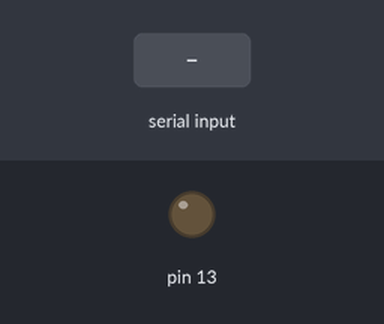
Recording of a sketch running on a simulated Arduino Uno, built with avr-gcc and run on an emulated ATmega328P. Shown: output pins drawn as LEDs (lit = HIGH). Inputs (shaded band) come from the test bench. What the sketch prints to the serial monitor is not drawn.

Above: at 1.2 s.
1.3 s: "a" received over Serial
At 1.7 s:
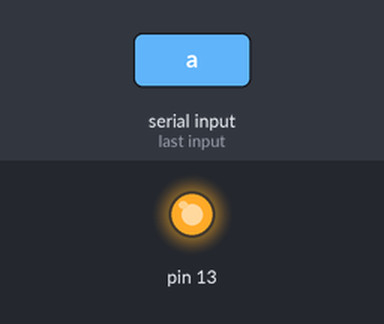
2.8 s: "b" received over Serial
At 4.1 s:
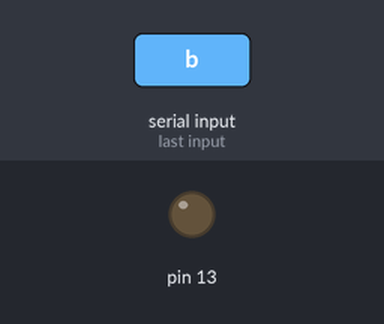
Timing chart, 0 to 5.8 s (numbered marks = the images above; inputs shaded):
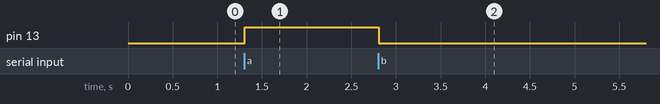

The sketch:

LEDTest.ino
```cpp
int msg;

void setup() {
  Serial.begin(9600);
  pinMode(13,OUTPUT);
}

void loop() {
  msg = Serial.read();
  Serial.println(msg);
  if (msg == 'a'){
    digitalWrite(13, HIGH);
  }
  else if(msg =='b'){
    digitalWrite(13, LOW);
  }
}

// CECI EST UN AJOUT
```

Measured:
- after the input at 1.3 s, pin 13: LOW → HIGH at once
- after the input at 2.8 s, pin 13: HIGH → LOW at once
